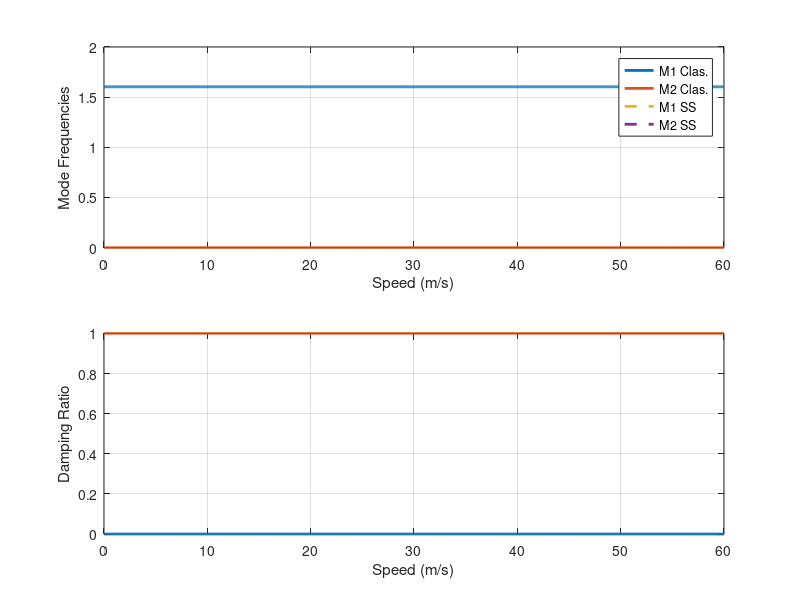

Reproduce this figure in MATLAB.
clear
clc
close all

m = 6.47;
c = 0.36;
S = 1;
I_alpha = 0.0699;
k_alpha = 97.7;
aerodynamic_center = 0.227 * c;
elastic_center = 0.374 * c;
e = abs(aerodynamic_center - elastic_center);
cg = 0.4 * c;
dCL_dalpha = 4.07;
rho = 1.2;
b = c/2;
k_h = 755;
Us = linspace(0,60,1000);
subtract = zeros(2,2);
x_alpha = cg / b;
S_alpha = m * x_alpha * b;

for i = 1:length(Us)
    q = (1/2) * rho * Us(i)^2;
    L = q * S * dCL_dalpha;
    My = q * S * e * dCL_dalpha;
    subtract(:,2) = [-L;My];
    
    M = [m, S_alpha; S_alpha, I_alpha];
    K = [k_h, 0; 0, k_alpha];
    Kp = K - subtract;
    
    [Phi,lam]=eig(K,M);
    fn=sqrt(diag(lam))/2/pi;
    fns(:,i)=sort(fn);

    [Phic,lamss]=polyeig(Kp,0*M,M);
        lkp=lamss(imag(lamss)>0); % keep only root with positive frequency
    % lams(:,i)=sort(lkp);
    lams = 0;
end

figure(1);
subplot(2,1,1)
plot(Us,real(fns),'-',Us,imag(lams)/2/pi,'--'); grid on;
set(get(gca,'Children'),'LineWidth',2)
legend('M1 Clas.','M2 Clas.','M1 SS','M2 SS');
xlabel('Speed (m/s)'); ylabel('Mode Frequencies');
subplot(2,1,2)
plot(Us,-real(1i*fns)./abs(fns),'-',Us,-real(lams)./abs(lams),'--'); grid on;
set(get(gca,'Children'),'LineWidth',2)
xlabel('Speed (m/s)'); ylabel('Damping Ratio');




